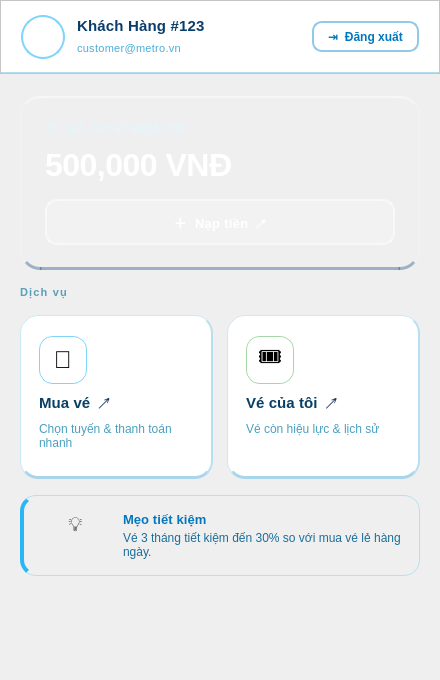
<?xml version="1.0" encoding="UTF-8"?>
<ui version="4.0">
 <class>DashboardWindow</class>
 <widget class="QMainWindow" name="DashboardWindow">
  <property name="geometry">
   <rect>
    <x>0</x>
    <y>0</y>
    <width>440</width>
    <height>680</height>
   </rect>
  </property>
  <property name="minimumSize">
   <size>
    <width>440</width>
    <height>600</height>
   </size>
  </property>
  <property name="windowTitle">
   <string>Metro Ticket System – Dashboard</string>
  </property>
  <property name="styleSheet">
   <string notr="true">
/* ══════════════════════════════════════════════
   BASE — nền gradient nhẹ để tạo chiều sâu tổng thể
   ══════════════════════════════════════════════ */
QWidget#centralwidget {
    background: qlineargradient(
        x1:0, y1:0, x2:0, y2:1,
        stop:0 #D6EEF8,
        stop:0.45 #E8F6FD,
        stop:1 #F0FAFE
    );
}

/* ══════════════════════════════════════════════
   HEADER — nổi lên với shadow dưới
   ══════════════════════════════════════════════ */
QFrame#header {
    background-color: #FFFFFF;
    border-bottom: 1px solid #C5E8F7;
    /* shadow giả bằng bottom border dày hơn */
    border-bottom: 2px solid #B3DDF0;
}

/* Avatar — ring effect bằng double border */
QLabel#lbl_avatar {
    background: qlineargradient(x1:0,y1:0,x2:1,y2:1,
        stop:0 #29B6F6, stop:1 #0277BD);
    border-radius: 22px;
    color: #FFFFFF;
    font-size: 15px;
    font-weight: 800;
    border: 2px solid #81D4FA;
}

QLabel#lbl_name {
    color: #0A3D6B;
    font-size: 15px;
    font-weight: 700;
    letter-spacing: 0.2px;
}

QLabel#lbl_email {
    color: #4BADD6;
    font-size: 11px;
    letter-spacing: 0.3px;
}

/* Logout button — ghost style với hover lift */
QPushButton#btn_logout {
    background-color: #FFFFFF;
    border: 1.5px solid #90CAE8;
    border-radius: 10px;
    color: #0277BD;
    font-size: 12px;
    font-weight: 600;
    padding: 6px 14px;
}
QPushButton#btn_logout:hover {
    background-color: #E1F5FE;
    border-color: #0EA5E9;
    color: #0369A1;
}
QPushButton#btn_logout:pressed {
    background-color: #BAE6FD;
    border-color: #0284C7;
}

/* ══════════════════════════════════════════════
   WALLET CARD — flagship element, glassmorphism + depth
   ══════════════════════════════════════════════ */
QFrame#wallet_card {
    background: qlineargradient(
        x1:0, y1:0, x2:1, y2:1,
        stop:0   #01579B,
        stop:0.3 #0277BD,
        stop:0.65 #0288D1,
        stop:1   #29B6F6
    );
    border-radius: 20px;
    border: 1px solid rgba(255,255,255,0.25);
    /* Depth trick: inner highlight top + shadow bottom via border layering */
    border-top: 1.5px solid rgba(255,255,255,0.45);
    border-bottom: 3px solid rgba(0,60,120,0.35);
}

QLabel#lbl_wallet_title {
    color: rgba(225, 245, 254, 0.85);
    font-size: 12px;
    font-weight: 500;
    letter-spacing: 0.8px;
}

QLabel#lbl_balance {
    color: #FFFFFF;
    font-size: 32px;
    font-weight: 800;
    letter-spacing: -0.5px;
}

/* Nạp tiền button — frosted glass effect */
QPushButton#btn_topup {
    background-color: rgba(255,255,255,0.18);
    border: 1.5px solid rgba(255,255,255,0.50);
    border-radius: 12px;
    color: #FFFFFF;
    font-size: 13px;
    font-weight: 700;
    padding: 11px 0px;
    letter-spacing: 0.3px;
}
QPushButton#btn_topup:hover {
    background-color: rgba(255,255,255,0.32);
    border-color: rgba(255,255,255,0.80);
}
QPushButton#btn_topup:pressed {
    background-color: rgba(255,255,255,0.12);
    border-color: rgba(255,255,255,0.35);
}

/* Hoàn vé button — viền nhạt hơn để phân vai phụ so với nút Nạp tiền chính */
QPushButton#btn_refund {
    background-color: rgba(255,255,255,0.08);
    border: 1.5px solid rgba(255,255,255,0.30);
    border-radius: 12px;
    color: #FFFFFF;
    font-size: 13px;
    font-weight: 700;
    padding: 11px 0px;
    letter-spacing: 0.3px;
}
QPushButton#btn_refund:hover {
    background-color: rgba(255,255,255,0.18);
    border-color: rgba(255,255,255,0.55);
}
QPushButton#btn_refund:pressed {
    background-color: rgba(255,255,255,0.10);
}

/* ══════════════════════════════════════════════
   MENU CARDS — nổi 3D với shadow + hover lift
   ══════════════════════════════════════════════ */
QFrame#card_buy,
QFrame#card_myticket {
    background-color: #FFFFFF;
    border-radius: 18px;
    /* Layered border để tạo elevation illusion */
    border: 1px solid #C8E9F5;
    border-bottom: 3px solid #A8D5EC;
    border-right: 2px solid #B8DFF0;
}
QFrame#card_buy:hover,
QFrame#card_myticket:hover {
    background: qlineargradient(x1:0,y1:0,x2:0,y2:1,
        stop:0 #FFFFFF, stop:1 #F0FAFF);
    border-color: #29B6F6;
    border-bottom: 3px solid #0288D1;
    border-right: 2px solid #4FC3F7;
}

/* Icon bubble — gradient background cho depth */
QLabel#lbl_icon_buy {
    background: qlineargradient(x1:0,y1:0,x2:1,y2:1,
        stop:0 #E1F5FE, stop:1 #B3E5FC);
    border-radius: 14px;
    font-size: 24px;
    border: 1px solid #81D4FA;
}
QLabel#lbl_icon_ticket {
    background: qlineargradient(x1:0,y1:0,x2:1,y2:1,
        stop:0 #E8F5E9, stop:1 #C8E6C9);
    border-radius: 14px;
    font-size: 24px;
    border: 1px solid #A5D6A7;
}

QLabel#lbl_menu_title {
    color: #083F66;
    font-size: 15px;
    font-weight: 700;
    letter-spacing: 0.1px;
}
QLabel#lbl_menu_sub {
    color: #4A9FC0;
    font-size: 11.5px;
    line-height: 1.4;
}

/* ══════════════════════════════════════════════
   TIP BANNER — subtle card với accent border kép
   ══════════════════════════════════════════════ */
QFrame#tip_banner {
    background: qlineargradient(x1:0,y1:0,x2:1,y2:0,
        stop:0 #E1F5FE, stop:1 #EDF7FB);
    border-radius: 16px;
    border: 1px solid #B3E0F5;
    border-left: 4px solid #29B6F6;
}

QLabel#lbl_tip_icon {
    font-size: 20px;
}
QLabel#lbl_tip_title {
    color: #0277BD;
    font-size: 13px;
    font-weight: 700;
    letter-spacing: 0.1px;
}
QLabel#lbl_tip_body {
    color: #1A6E9A;
    font-size: 11.5px;
    line-height: 1.5;
}

/* ══════════════════════════════════════════════
   SCROLL AREA — trong suốt, scrollbar mỏng
   ══════════════════════════════════════════════ */
QScrollArea {
    background: transparent;
    border: none;
}
QScrollBar:vertical {
    width: 5px;
    background: transparent;
    margin: 4px 0px;
}
QScrollBar::handle:vertical {
    background: #90CAE8;
    border-radius: 2px;
    min-height: 20px;
}
QScrollBar::handle:vertical:hover {
    background: #29B6F6;
}
QScrollBar::add-line:vertical,
QScrollBar::sub-line:vertical {
    height: 0px;
}
   </string>
  </property>
  <widget class="QWidget" name="centralwidget">
   <layout class="QVBoxLayout" name="root_vbox">
    <property name="spacing">
     <number>0</number>
    </property>
    <property name="leftMargin">
     <number>0</number>
    </property>
    <property name="topMargin">
     <number>0</number>
    </property>
    <property name="rightMargin">
     <number>0</number>
    </property>
    <property name="bottomMargin">
     <number>0</number>
    </property>
    <item>
     <widget class="QFrame" name="header">
      <property name="frameShape">
       <enum>QFrame::StyledPanel</enum>
      </property>
      <layout class="QHBoxLayout" name="header_layout">
       <property name="spacing">
        <number>12</number>
       </property>
       <property name="leftMargin">
        <number>20</number>
       </property>
       <property name="topMargin">
        <number>14</number>
       </property>
       <property name="rightMargin">
        <number>20</number>
       </property>
       <property name="bottomMargin">
        <number>14</number>
       </property>
       <item>
        <widget class="QLabel" name="lbl_avatar">
         <property name="minimumSize">
          <size>
           <width>44</width>
           <height>44</height>
          </size>
         </property>
         <property name="maximumSize">
          <size>
           <width>44</width>
           <height>44</height>
          </size>
         </property>
         <property name="text">
          <string>KH</string>
         </property>
         <property name="alignment">
          <set>Qt::AlignCenter</set>
         </property>
        </widget>
       </item>
       <item>
        <layout class="QVBoxLayout" name="user_info_vbox">
         <property name="spacing">
          <number>2</number>
         </property>
         <item>
          <widget class="QLabel" name="lbl_name">
           <property name="text">
            <string>Khách Hàng #123</string>
           </property>
          </widget>
         </item>
         <item>
          <widget class="QLabel" name="lbl_email">
           <property name="text">
            <string>customer@metro.vn</string>
           </property>
          </widget>
         </item>
        </layout>
       </item>
       <item>
        <spacer>
         <property name="orientation">
          <enum>Qt::Horizontal</enum>
         </property>
         <property name="sizeHint" stdset="0">
          <size>
           <width>40</width>
           <height>20</height>
          </size>
         </property>
        </spacer>
       </item>
       <item>
        <widget class="QPushButton" name="btn_logout">
         <property name="cursor">
          <cursorShape>PointingHandCursor</cursorShape>
         </property>
         <property name="text">
          <string>⇥  Đăng xuất</string>
         </property>
        </widget>
       </item>
      </layout>
     </widget>
    </item>
    <item>
     <widget class="QScrollArea" name="scroll_area">
      <property name="frameShape">
       <enum>QFrame::NoFrame</enum>
      </property>
      <property name="widgetResizable">
       <bool>true</bool>
      </property>
      <widget class="QWidget" name="scroll_contents">
       <property name="geometry">
        <rect>
         <x>0</x>
         <y>0</y>
         <width>440</width>
         <height>606</height>
        </rect>
       </property>
       <property name="styleSheet">
        <string notr="true">QWidget#scroll_contents { background: transparent; }</string>
       </property>
       <layout class="QVBoxLayout" name="body_vbox">
        <property name="spacing">
         <number>16</number>
        </property>
        <property name="leftMargin">
         <number>20</number>
        </property>
        <property name="topMargin">
         <number>22</number>
        </property>
        <property name="rightMargin">
         <number>20</number>
        </property>
        <property name="bottomMargin">
         <number>28</number>
        </property>
        <item>
         <widget class="QFrame" name="wallet_card">
          <property name="frameShape">
           <enum>QFrame::StyledPanel</enum>
          </property>
          <layout class="QVBoxLayout" name="wallet_vbox">
           <property name="spacing">
            <number>6</number>
           </property>
           <property name="leftMargin">
            <number>24</number>
           </property>
           <property name="topMargin">
            <number>22</number>
           </property>
           <property name="rightMargin">
            <number>24</number>
           </property>
           <property name="bottomMargin">
            <number>22</number>
           </property>
           <item>
            <widget class="QLabel" name="lbl_wallet_title">
             <property name="text">
              <string>💳  SỐ DƯ VÍ ĐIỆN TỬ</string>
             </property>
            </widget>
           </item>
           <item>
            <widget class="QLabel" name="lbl_balance">
             <property name="text">
              <string>500,000 VNĐ</string>
             </property>
            </widget>
           </item>
           <item>
            <spacer>
             <property name="orientation">
              <enum>Qt::Vertical</enum>
             </property>
             <property name="sizeType">
              <enum>QSizePolicy::Fixed</enum>
             </property>
             <property name="sizeHint" stdset="0">
              <size>
               <width>0</width>
               <height>10</height>
              </size>
             </property>
            </spacer>
           </item>
           <item>
            <layout class="QHBoxLayout" name="wallet_btn_row">
             <property name="spacing">
              <number>12</number>
             </property>
             <item>
              <widget class="QPushButton" name="btn_topup">
               <property name="cursor">
                <cursorShape>PointingHandCursor</cursorShape>
               </property>
               <property name="text">
                <string>＋  Nạp tiền  ↗</string>
               </property>
              </widget>
             </item>
            </layout>
           </item>
          </layout>
         </widget>
        </item>
        <item>
         <widget class="QLabel" name="lbl_section_menu">
          <property name="styleSheet">
           <string notr="true">
            color: #5B9EB8;
            font-size: 11px;
            font-weight: 700;
            letter-spacing: 1.2px;
           </string>
          </property>
          <property name="text">
           <string>Dịch vụ</string>
          </property>
         </widget>
        </item>
        <item>
         <layout class="QHBoxLayout" name="menu_grid">
          <property name="spacing">
           <number>14</number>
          </property>
          <item>
           <widget class="QFrame" name="card_buy">
            <property name="cursor">
             <cursorShape>PointingHandCursor</cursorShape>
            </property>
            <property name="frameShape">
             <enum>QFrame::StyledPanel</enum>
            </property>
            <layout class="QVBoxLayout" name="card_buy_vbox">
             <property name="spacing">
              <number>10</number>
             </property>
             <property name="leftMargin">
              <number>18</number>
             </property>
             <property name="topMargin">
              <number>20</number>
             </property>
             <property name="rightMargin">
              <number>18</number>
             </property>
             <property name="bottomMargin">
              <number>20</number>
             </property>
             <item>
              <widget class="QLabel" name="lbl_icon_buy">
               <property name="minimumSize">
                <size>
                 <width>48</width>
                 <height>48</height>
                </size>
               </property>
               <property name="maximumSize">
                <size>
                 <width>48</width>
                 <height>48</height>
                </size>
               </property>
               <property name="text">
                <string>🎫</string>
               </property>
               <property name="alignment">
                <set>Qt::AlignCenter</set>
               </property>
              </widget>
             </item>
             <item>
              <widget class="QLabel" name="lbl_menu_title">
               <property name="text">
                <string>Mua vé  ↗</string>
               </property>
              </widget>
             </item>
             <item>
              <widget class="QLabel" name="lbl_menu_sub">
               <property name="text">
                <string>Chọn tuyến &amp; thanh toán nhanh</string>
               </property>
               <property name="wordWrap">
                <bool>true</bool>
               </property>
              </widget>
             </item>
             <item>
              <spacer>
               <property name="orientation">
                <enum>Qt::Vertical</enum>
               </property>
               <property name="sizeHint" stdset="0">
                <size>
                 <width>0</width>
                 <height>6</height>
                </size>
               </property>
              </spacer>
             </item>
            </layout>
           </widget>
          </item>
          <item>
           <widget class="QFrame" name="card_myticket">
            <property name="cursor">
             <cursorShape>PointingHandCursor</cursorShape>
            </property>
            <property name="frameShape">
             <enum>QFrame::StyledPanel</enum>
            </property>
            <layout class="QVBoxLayout" name="card_ticket_vbox">
             <property name="spacing">
              <number>10</number>
             </property>
             <property name="leftMargin">
              <number>18</number>
             </property>
             <property name="topMargin">
              <number>20</number>
             </property>
             <property name="rightMargin">
              <number>18</number>
             </property>
             <property name="bottomMargin">
              <number>20</number>
             </property>
             <item>
              <widget class="QLabel" name="lbl_icon_ticket">
               <property name="minimumSize">
                <size>
                 <width>48</width>
                 <height>48</height>
                </size>
               </property>
               <property name="maximumSize">
                <size>
                 <width>48</width>
                 <height>48</height>
                </size>
               </property>
               <property name="text">
                <string>🎟️</string>
               </property>
               <property name="alignment">
                <set>Qt::AlignCenter</set>
               </property>
              </widget>
             </item>
             <item>
              <widget class="QLabel" name="lbl_menu_title_2">
               <property name="styleSheet">
                <string notr="true">color: #083F66; font-size: 15px; font-weight: 700; letter-spacing: 0.1px;</string>
               </property>
               <property name="text">
                <string>Vé của tôi  ↗</string>
               </property>
              </widget>
             </item>
             <item>
              <widget class="QLabel" name="lbl_menu_sub_2">
               <property name="styleSheet">
                <string notr="true">color: #4A9FC0; font-size: 11.5px;</string>
               </property>
               <property name="text">
                <string>Vé còn hiệu lực &amp; lịch sử</string>
               </property>
               <property name="wordWrap">
                <bool>true</bool>
               </property>
              </widget>
             </item>
             <item>
              <spacer>
               <property name="orientation">
                <enum>Qt::Vertical</enum>
               </property>
               <property name="sizeHint" stdset="0">
                <size>
                 <width>0</width>
                 <height>6</height>
                </size>
               </property>
              </spacer>
             </item>
            </layout>
           </widget>
          </item>
         </layout>
        </item>
        <item>
         <widget class="QFrame" name="tip_banner">
          <property name="frameShape">
           <enum>QFrame::StyledPanel</enum>
          </property>
          <layout class="QHBoxLayout" name="tip_layout">
           <property name="spacing">
            <number>14</number>
           </property>
           <property name="leftMargin">
            <number>18</number>
           </property>
           <property name="topMargin">
            <number>16</number>
           </property>
           <property name="rightMargin">
            <number>18</number>
           </property>
           <property name="bottomMargin">
            <number>16</number>
           </property>
           <item>
            <widget class="QLabel" name="lbl_tip_icon">
             <property name="text">
              <string>💡</string>
             </property>
             <property name="alignment">
              <set>Qt::AlignHCenter|Qt::AlignTop</set>
             </property>
            </widget>
           </item>
           <item>
            <layout class="QVBoxLayout" name="tip_text_vbox">
             <property name="spacing">
              <number>4</number>
             </property>
             <item>
              <widget class="QLabel" name="lbl_tip_title">
               <property name="text">
                <string>Mẹo tiết kiệm</string>
               </property>
              </widget>
             </item>
             <item>
              <widget class="QLabel" name="lbl_tip_body">
               <property name="text">
                <string>Vé 3 tháng tiết kiệm đến 30% so với mua vé lẻ hàng ngày.</string>
               </property>
               <property name="wordWrap">
                <bool>true</bool>
               </property>
              </widget>
             </item>
            </layout>
           </item>
          </layout>
         </widget>
        </item>
        <item>
         <spacer>
          <property name="orientation">
           <enum>Qt::Vertical</enum>
          </property>
          <property name="sizeHint" stdset="0">
           <size>
            <width>20</width>
            <height>20</height>
           </size>
          </property>
         </spacer>
        </item>
       </layout>
      </widget>
     </widget>
    </item>
   </layout>
  </widget>
 </widget>
 <resources/>
 <connections/>
</ui>
